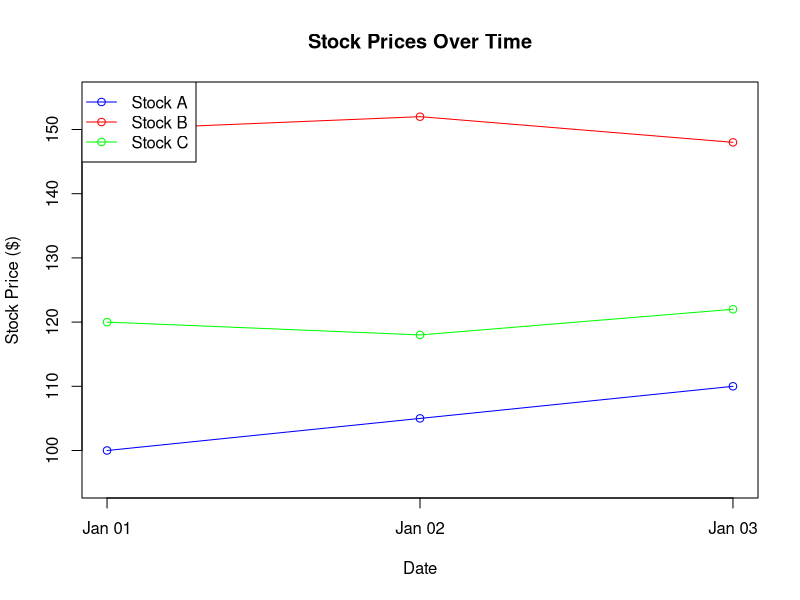

Generate this figure with R:
# Create dataset
date <- as.Date(c("2023-01-01", "2023-01-02", "2023-01-03"))
stockA <- c(100, 105, 110)
stockB <- c(150, 152, 148)
stockC <- c(120, 118, 122)

# Plot Stock A
plot(date, stockA,
     type = "o",
     col = "blue",
     ylim = c(95, 155),
     xlab = "Date",
     ylab = "Stock Price ($)",
     main = "Stock Prices Over Time")

# Add Stock B and Stock C
lines(date, stockB, type = "o", col = "red")
lines(date, stockC, type = "o", col = "green")

# Add Legend
legend("topleft",
       legend = c("Stock A", "Stock B", "Stock C"),
       col = c("blue", "red", "green"),
       lty = 1,
       pch = 1)
